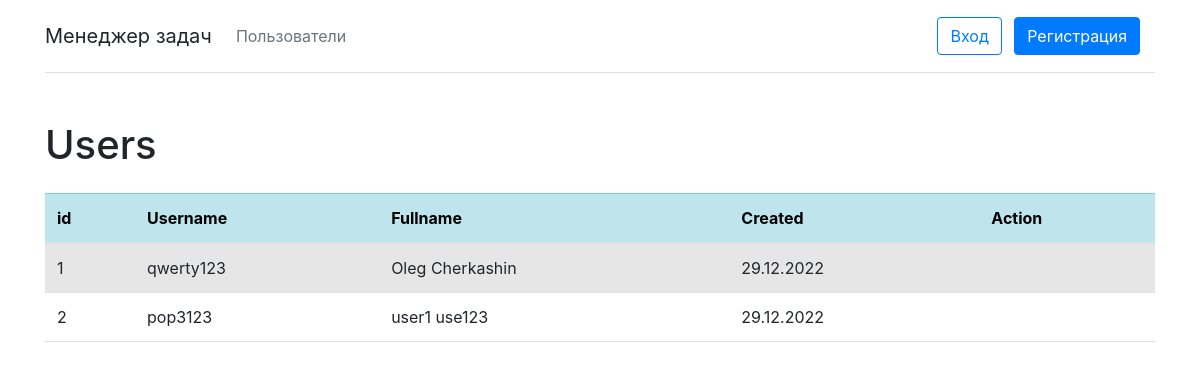
/users/, run on an earlier commit of the app's database.
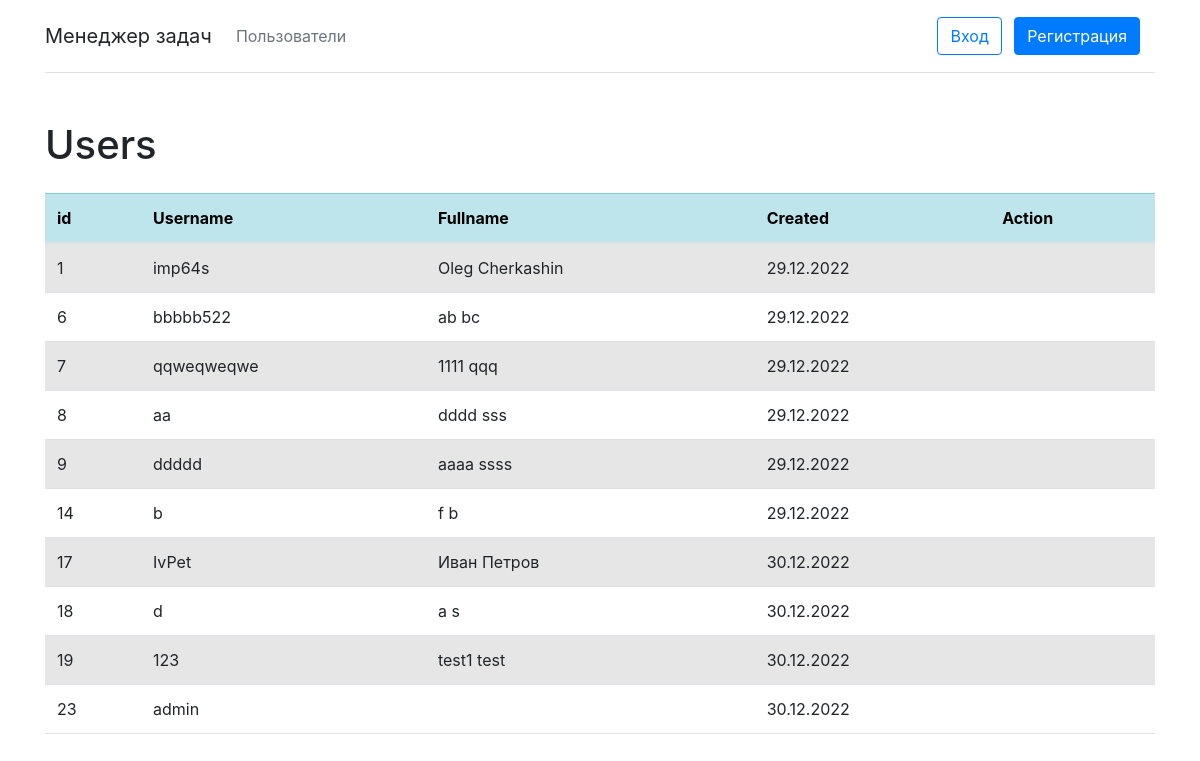
And on a later commit of the database.
### task_manager/users/models.py (models this page shows, shortened)
class Users(AbstractUser):
    USERNAME_FIELD = 'username'
    REQUIRED_FIELDS = []
    def get_full_name(self):
        return f'{self.first_name} {self.last_name}'
    class Meta:
        verbose_name = _("User")
        verbose_name_plural = _("Users")

### task_manager/users/views.py (the view)
# urls.py: path('', ListUsers.as_view(), name='home_users'),
class ListUsers(ListView):
    model = Users
    context_object_name = 'users'
    extra_context = {'title': _('Users')}

### task_manager/templates/users/users_list.html (shortened to what this page needs)
{% extends 'base.html' %}
{% load bootstrap4 %}
{% load i18n %}
{% block content %}
    <h1 class="my-4">{{ title }}</h1>
    <table class="table table-striped table-hover">
        <thead>
        <tr class="table-info">
            <th>id</th>
            <th>{% trans 'Username' %}</th>
            <th>{% trans 'Fullname' %}</th>
            <th>{% trans 'Created' %}</th>
            <th>{% trans 'Action' %}</th>
        </tr>
        </thead>
        <tbody>
            {% for u in users %}
            <tr>
                <td>{{ u.id }}</td>
                <td>{{ u.username }}</td>
                <td>{{ u.get_full_name }}</td>
                <td>{{ u.date_joined|date:"d.m.Y" }}</td>
                <td>
                </td>
            </tr>
            {% endfor %}
        </tbody>
    </table>
{% endblock %}

What changed in the data, as far as the page shows it:
removed Users: id "2", username "pop3123", get_full_name "user1 use123", date_joined "29.12.2022"
changed Users "Oleg Cherkashin": username "qwerty123" → "imp64s"
added Users: id "6", username "bbbbb522", get_full_name "ab bc", date_joined "29.12.2022"
added Users: id "7", username "qqweqweqwe", get_full_name "1111 qqq", date_joined "29.12.2022"
added Users: id "8", username "aa", get_full_name "dddd sss", date_joined "29.12.2022"
added Users: id "9", username "ddddd", get_full_name "aaaa ssss", date_joined "29.12.2022"
added Users: id "14", username "b", get_full_name "f b", date_joined "29.12.2022"
added Users: id "17", username "IvPet", get_full_name "Иван Петров", date_joined "30.12.2022"
added Users: id "18", username "d", get_full_name "a s", date_joined "30.12.2022"
added Users: id "19", username "123", get_full_name "test1 test", date_joined "30.12.2022"
added Users: id "23", username "admin", date_joined "30.12.2022"
